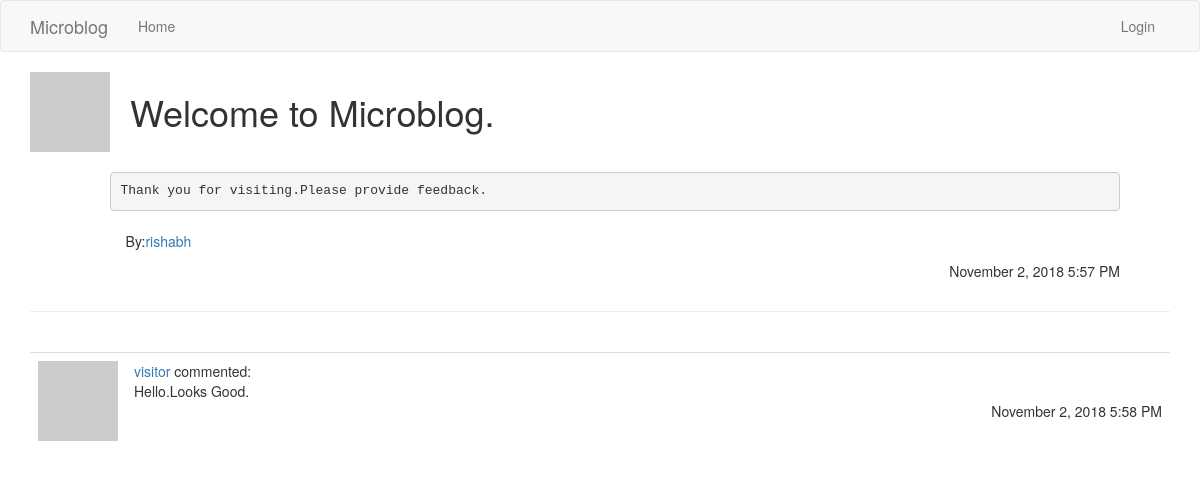
The page /post/Welcome to Microblog. on the database its author committed.
### app/models.py (models this page shows, shortened)
class Post(db.Model):
    id = db.Column(db.Integer, primary_key=True)
    title=db.Column(db.String(50))
    body = db.Column(db.String(140))
    comments=db.relationship('Comment',backref='commenter',lazy='dynamic')
    timestamp = db.Column(db.DateTime, index=True, default=datetime.utcnow)
    user_id = db.Column(db.Integer, db.ForeignKey('user.id'))

class User(UserMixin,db.Model):
    id = db.Column(db.Integer, primary_key=True)
    username = db.Column(db.String(64), index=True, unique=True)
    email = db.Column(db.String(120), index=True, unique=True)
    password_hash = db.Column(db.String(128))
    posts = db.relationship('Post', backref='author', lazy='dynamic')
    about_me = db.Column(db.String(140))
    last_seen = db.Column(db.DateTime, default=datetime.utcnow)
    followed = db.relationship(
        'User', secondary=followers,
        primaryjoin=(followers.c.follower_id == id),
        secondaryjoin=(followers.c.followed_id == id),
        backref=db.backref('followers', lazy='dynamic'), lazy='dynamic')
    def avatar(self, size):
        digest = md5(self.email.lower().encode('utf-8')).hexdigest()
        return 'https://www.gravatar.com/avatar/{}?d=identicon&s={}'.format(
            digest, size)

class Comment(db.Model):
    id=db.Column(db.Integer,primary_key=True)
    email=db.Column(db.String(64),db.ForeignKey('user.email'))
    user=db.Column(db.String(64),db.ForeignKey('user.username'))
    post_id=db.Column(db.Integer,db.ForeignKey('post.id'))
    body=db.Column(db.String(150))
    timestamp=db.Column(db.DateTime,index=True,default=datetime.utcnow)
    def avatar(self, size):
        digest = md5(self.email.lower().encode('utf-8')).hexdigest()
        return 'https://www.gravatar.com/avatar/{}?d=identicon&s={}'.format(
            digest, size)

### app/routes.py (the view)
@app.route('/post/<postname>',methods=['GET','POST'])
def post(postname):
    form=CommentForm()
    post=Post.query.filter_by(title=postname).first_or_404()
    if form.validate_on_submit():
        comment=Comment(user=current_user.username,email=current_user.email,post_id=post.id,body=form.comment.data)
        db.session.add(comment)
        db.session.commit()
    postid=post.id
    page=request.args.get('page',1,type=int)
    comments=Comment.query.filter_by(post_id=postid).all()
    userid=post.user_id
    user=User.query.filter_by(id=userid).first_or_404()
    return render_template('_comment.html',post=post,user=user,form=form,comments=comments)

### app/routes.py (called while the page is built)
@app.before_request
def before_request():
    if current_user.is_authenticated:
        current_user.last_seen = datetime.utcnow()
        db.session.commit()

### app/templates/_comment.html (shortened to what this page needs)
{% extends "base.html" %}
{% import 'bootstrap/wtf.html' as wtf %}
{% block app_content %}
<table >
	<tr valign="top">
		<td><img src="{{ user.avatar(128) }}"></td>
		<td><h1>&nbsp;&nbsp;{{post.title}}</h1>
			<p>&nbsp;&nbsp;&nbsp;&nbsp;&nbsp;&nbsp;&nbsp;&nbsp;<div style="width:1010px;overflow:auto"><pre>{{post.body}}</pre></div></p>
			<p>&nbsp;&nbsp;&nbsp;&nbsp;By:<a href="{{ url_for('user', username=user.username) }}">{{user.username}}</a></p>
			<p align="right">{{moment(post.timestamp).format('LLL')}}</td>
	</tr>
</table>
<hr>
    <br>
    {% for comment in comments %}
        {% include 'comments.html' %}
    {% endfor %}
{%endblock%}

### app/templates/comments.html
<table class="table table-hover">
	<tr>
		<td width="70px">
			<a href="{{ url_for('user', username=comment.user) }}">
                    <img src="{{ comment.avatar(70) }}" />
                </a>
            </td>
            <td>
            	<a href="{{ url_for('user', username=comment.user) }}">
            	{{comment.user}}</a>
            	commented:<br>
            	{{comment.body}}
            	<br>
            	<p align="right">
            	{{ moment(comment.timestamp).format('LLL') }}</p>
            </td>
	</tr>
</table>

### rows shown on the page
Post: title "Welcome to Microblog.", body "Thank you for visiting.Please provide feedback.", timestamp "November 2, 2018 5:57 PM"
User: username "rishabh"
Comment: user "visitor", body "Hello.Looks Good.", timestamp "November 2, 2018 5:58 PM"
